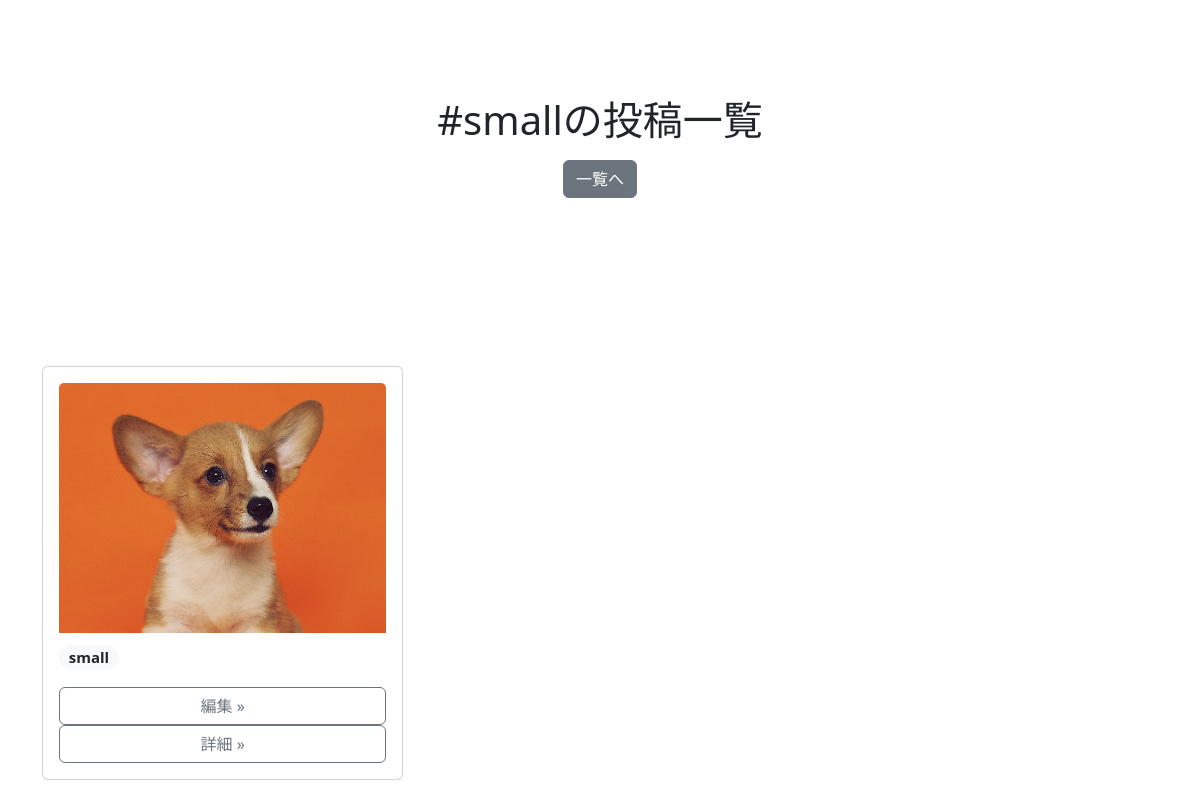
Page /tag/small on the committed database.
### album/models.py (models this page shows, shortened)
class Tag(models.Model):
  name = models.CharField(max_length=32, primary_key=True)
  def __str__(self):
    return self.name

class Photo(models.Model):
  image = models.ImageField(null=False, blank=False, upload_to="uploads/")
  description = models.TextField(null=True, blank=True)
  created_at = models.DateTimeField(auto_now_add=True)
  tags = models.ManyToManyField(Tag, blank=True)

### album/views.py (the view)
# urls.py: path("tag/<str:tag>", TagPhotoListView.as_view(), name="tag-photo-list"),
class TagPhotoListView(ListView):
  model = Photo
  template_name = "album/tag_photo.html"
  context_object_name = "photos"
  def get_context_data(self, *args, **kwargs):
      context = super().get_context_data(*args, **kwargs)
      tag_name = self.kwargs["tag"]
      tag_name = get_object_or_404(Tag, name=tag_name)
      photos = Photo.objects.filter(tags=tag_name)
      context["tag"] = tag_name
      context["photos"] = photos
      return context

### album/templates/album/tag_photo.html
{% extends "album/base.html" %}
{% block header %}
<section class="py-5 text-center container">
  <div class="row py-lg-5">
    <div class="col-lg-6 col-md-8 mx-auto">
      <h1 class="fw-light">#{{ tag }}の投稿一覧</h1>
      <p><a href="{% url 'photo-list' %}" class="btn btn-secondary my-2">一覧へ</a></p>
    </div>
  </div>
</section>
{% endblock header %}
{% block content %}
<div class="container">
  <div class="row g-3">
    {% for photo in photos %}
    <div class="col-6 col-md-4">
      <div class="card">
        <div class="card-body">
          <img src="{{ photo.image.url }}" class="card-img-top" style="object-fit: cover; height: 250px;">
          <p class="mt-2 fs-5">
            {% for tag in photo.tags.all %}
            <span class="badge rounded-pill bg-light text-dark">
              {{tag}}
            </span>
            {% endfor %}
          </p>
          <div class="d-grid gap-2">
            <a href="{% url 'photo-edit' photo.pk %}" class="btn btn-outline-secondary">編集 »</a>
          </div>
          <div class="d-grid gap-2">
            <a href="{% url 'photo-detail' photo.pk %}" class="btn btn-outline-secondary">詳細 »</a>
          </div>
        </div>
      </div>
    </div>
    {% endfor %}
  </div>
</div>
{% endblock content %}

### rows in the picture
Tag: name "small"
Photo: image (picture)
